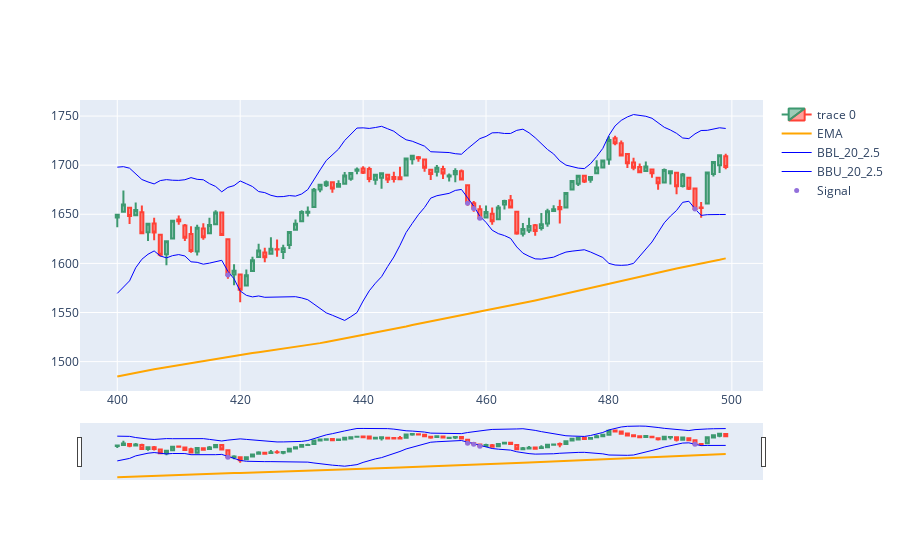

The code cell stored with this chart in its notebook:
### Code cell
import plotly.graph_objects as go
from plotly.subplots import make_subplots
from datetime import datetime

dfpl = dfSPY[400:500].copy()
#dfpl=dfpl.drop(columns=['level_0'])#!!!!!!!!!!
#dfpl.reset_index(inplace=True)
fig = go.Figure(data=[go.Candlestick(x=dfpl.index,
                open=dfpl['Open'],
                high=dfpl['High'],
                low=dfpl['Low'],
                close=dfpl['Close']),
                go.Scatter(x=dfpl.index, y=dfpl.EMA, line=dict(color='orange', width=2), name="EMA"),
                go.Scatter(x=dfpl.index, y=dfpl['BBL_20_2.5'], line=dict(color='blue', width=1), name="BBL_20_2.5"),
                go.Scatter(x=dfpl.index, y=dfpl['BBU_20_2.5'], line=dict(color='blue', width=1), name="BBU_20_2.5")])

fig.add_scatter(x=dfpl.index, y=dfpl['pointposbreak'], mode="markers",
                marker=dict(size=5, color="MediumPurple"),
                name="Signal")
fig.show()
